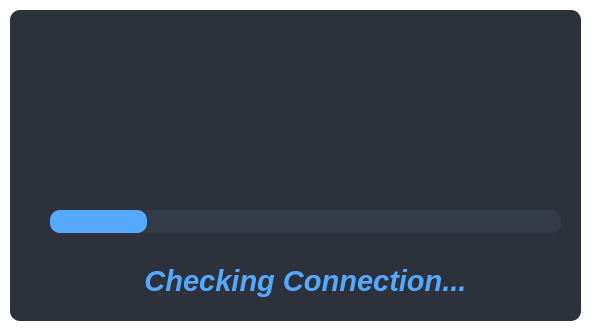
<?xml version="1.0" encoding="UTF-8"?>
<ui version="4.0">
 <class>MainWindow</class>
 <widget class="QMainWindow" name="MainWindow">
  <property name="geometry">
   <rect>
    <x>0</x>
    <y>0</y>
    <width>596</width>
    <height>333</height>
   </rect>
  </property>
  <property name="minimumSize">
   <size>
    <width>596</width>
    <height>333</height>
   </size>
  </property>
  <property name="maximumSize">
   <size>
    <width>596</width>
    <height>333</height>
   </size>
  </property>
  <property name="windowTitle">
   <string>Sync Magnet</string>
  </property>
  <property name="styleSheet">
   <string notr="true">QMainWindow {background: transparent; }
QToolTip {
	color: #ffffff;
	background-color: rgba(27, 29, 35, 160);
	border: 1px solid rgb(40, 40, 40);
	border-radius: 2px;
}</string>
  </property>
  <widget class="QWidget" name="centralwidget">
   <widget class="QFrame" name="frame">
    <property name="geometry">
     <rect>
      <x>10</x>
      <y>10</y>
      <width>571</width>
      <height>311</height>
     </rect>
    </property>
    <property name="styleSheet">
     <string notr="true">QFrame{
	background-color: rgb(44, 49, 60);
	border-radius : 10px;
}</string>
    </property>
    <property name="frameShape">
     <enum>QFrame::StyledPanel</enum>
    </property>
    <property name="frameShadow">
     <enum>QFrame::Raised</enum>
    </property>
    <widget class="QProgressBar" name="progressBar">
     <property name="geometry">
      <rect>
       <x>40</x>
       <y>200</y>
       <width>511</width>
       <height>23</height>
      </rect>
     </property>
     <property name="styleSheet">
      <string notr="true">QProgressBar{
border-radius: 10px;
background-color:  rgb(52, 59, 72);
color: black;
}
QProgressBar::chunk {
background-color: rgb(85, 170, 255);
border-radius: 10px;
} </string>
     </property>
     <property name="value">
      <number>19</number>
     </property>
     <property name="alignment">
      <set>Qt::AlignLeading|Qt::AlignLeft|Qt::AlignVCenter</set>
     </property>
     <property name="textVisible">
      <bool>false</bool>
     </property>
     <property name="orientation">
      <enum>Qt::Horizontal</enum>
     </property>
     <property name="invertedAppearance">
      <bool>false</bool>
     </property>
    </widget>
    <widget class="QLabel" name="label">
     <property name="geometry">
      <rect>
       <x>100</x>
       <y>250</y>
       <width>391</width>
       <height>41</height>
      </rect>
     </property>
     <property name="font">
      <font>
       <family>Segoe UI</family>
       <pointsize>22</pointsize>
       <weight>75</weight>
       <italic>true</italic>
       <bold>true</bold>
      </font>
     </property>
     <property name="styleSheet">
      <string notr="true">color: rgb(85, 170, 255);</string>
     </property>
     <property name="text">
      <string>Checking Connection...</string>
     </property>
     <property name="alignment">
      <set>Qt::AlignCenter</set>
     </property>
    </widget>
    <widget class="QLabel" name="label_2">
     <property name="geometry">
      <rect>
       <x>210</x>
       <y>10</y>
       <width>151</width>
       <height>161</height>
      </rect>
     </property>
     <property name="pixmap">
      <pixmap resource="../sync_source.qrc">:/image/assets/logo.png</pixmap>
     </property>
     <property name="scaledContents">
      <bool>true</bool>
     </property>
    </widget>
    <widget class="QPushButton" name="closeButton">
     <property name="geometry">
      <rect>
       <x>530</x>
       <y>0</y>
       <width>41</width>
       <height>31</height>
      </rect>
     </property>
     <property name="styleSheet">
      <string notr="true">QPushButton {	
	border: none;
	background-color: transparent;
	border-top-right-radius: 10px;
}
QPushButton:hover {
	background-color: rgb(52, 59, 72);
}
QPushButton:pressed {	
	background-color: red;
}</string>
     </property>
     <property name="icon">
      <iconset resource="../sync_source.qrc">
       <normaloff>:/24x24/assets/24x24/cil-x.png</normaloff>:/24x24/assets/24x24/cil-x.png</iconset>
     </property>
    </widget>
   </widget>
  </widget>
 </widget>
 <resources>
  <include location="../sync_source.qrc"/>
 </resources>
 <connections/>
</ui>
